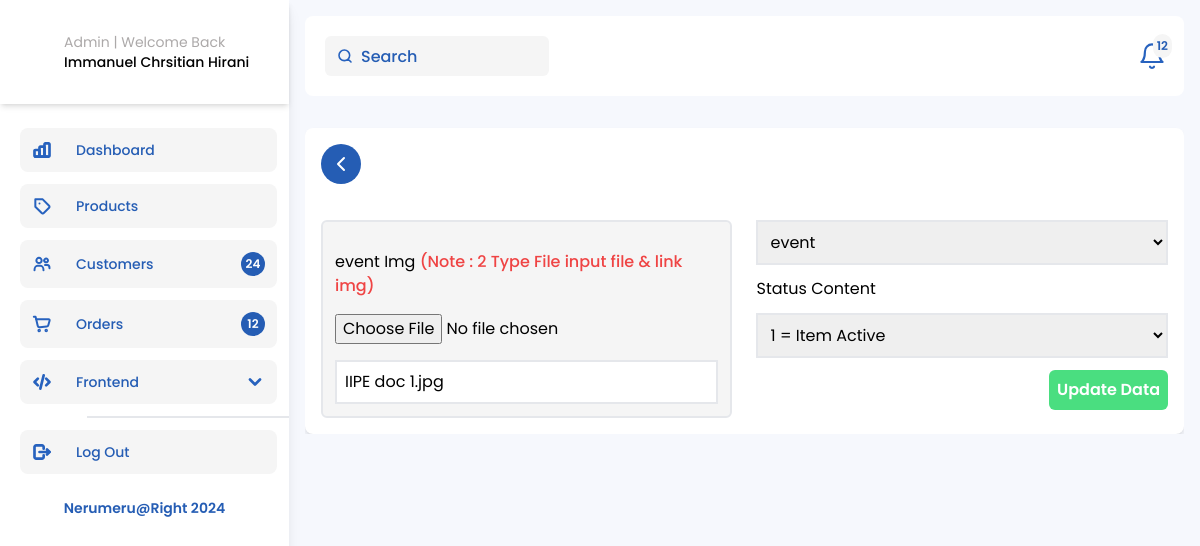
The page /Admin-event-UpdateData.php?event_id=6 on the database its author committed.
### tables this page shows
CREATE TABLE `neru_event` (
  `event_id` int(11) NOT NULL,
  `event_type` varchar(50) NOT NULL,
  `event_img` varchar(100) NOT NULL,
  `status` int(1) NOT NULL,
  `insert_date` datetime NOT NULL DEFAULT current_timestamp(),
  `lastUpdate_date` datetime NOT NULL DEFAULT current_timestamp()
);

### function.php (called while the page is built, shortened)
<?php
$conn = mysqli_connect('localhost', 'root', '', 'nerumeru');
function query($query)
{
    global $conn;
    $result = mysqli_query($conn, $query);
    $rows = [];
    foreach ($result as $row) {
        $rows[] = $row;
    }
    return $rows;
}

### Admin-event-UpdateData.php (the view, shortened to what this page needs)
<?php
require "function.php";
$id = $_GET["event_id"];
$event = query("SELECT * FROM neru_event WHERE event_id = $id")[0];
?>
<!doctype html>
<html lang="en">
<head>
    <link rel="stylesheet" href="css/output.css" />
    <link rel="stylesheet" href="https://cdn.jsdelivr.net/npm/swiper@10/swiper-bundle.min.css" />
    <link rel="stylesheet" href="https://cdn.jsdelivr.net/npm/swiper@10/swiper-bundle.min.css" />
</head>
<body>
    <main class="my-0">
        <section class="admin relative h-screen overflow-hidden my-0">
            <div class="flex items-start justify-between">
                <?php include("sidebar.admin.php"); ?>
                <div class="flex flex-col gap-4 container">
                    <header class="z-40 flex items-center bg-white rounded-lg justify-between w-full h-20 px-5">
                        <div class="header-wrapper w-full flex items-center justify-between">
                            <span class="relative">
                                <input id="searchAdminNavbar" type="search" class="bg-white-neru px-3 rounded-md h-10 outline-none py-1 w-[224px] pl-9 xl:text-base md:text-sm text-xs" placeholder="Search" />
                            </span>
                            <div id="notifications" class="relative cursor-pointer">
                                <div class="badge absolute -right-2 -top-2 bg-white-neru rounded-full flex items-center justify-center p-1">
                                    <h6 class="text-xs text-blue-Neru font-semibold">12</h6>
                                </div>
                            </div>
                        </div>
                    </header>
                    <div class="max-h-screen w-full overflow-y-auto">
                        <div class="container bg-white rounded-lg shadow-md 3xl:h-[760px] 2xl:h-[550px] flex flex-col gap-3 overflow-y-auto mt-4">
                            <div class="WrapperBack mb-6 w-fit">
                                <a href="Admin-Blog.php" class="bg-blue-Neru w-fit text-white px-2 rounded-full py-2 cursor-pointer font-semibold text-base flex items-center gap-3">
                                    <svg xmlns="http://www.w3.org/2000/svg" class="icon icon-tabler icon-tabler-chevron-left" width="24" height="24" viewBox="0 0 24 24" stroke-width="2" stroke="currentColor" fill="none" stroke-linecap="round" stroke-linejoin="round">
                                        <path stroke="none" d="M0 0h24v24H0z" fill="none" />
                                        <path d="M15 6l-6 6l6 6" />
                                    </svg>
                                </a>
                            </div>
                            <form class="w-full" action="" method="post" enctype="multipart/form-data">
                                <div class="grid grid-cols-2 gap-6">
                                    <div class="flex flex-col w-full gap-3">
                                        <div class="w-full flex flex-col gap-4  bg-white-neru rounded-md border-2 p-3">
                                            <label for="">event Img <span class="text-red-500 font-medium">(Note : 2 Type File input file & link img)</span> </label>
                                            <input type="file" name="gambar">
                                            <input class="w-full p-2 outline-none border-2" type="text" name="event_img" value="<?= $event["event_img"] ?>" />
                                        </div>
                                    </div>
                                    <div class="flex flex-col w-full gap-3">
                                        <select name="event_type" class="w-full p-2 outline-none border-2" name="status" id="status">
                                            <option value="<?= $event["event_type"] ?>"><?= $event["event_type"] ?></option>
                                        </select>
                                        <label for="">Status Content</label>
                                        <select class="w-full p-2 outline-none border-2" name="status" id="status">
                                            <option> <?= $event["status"] ?>
                                                <?php if ($event["status"] === "1") : ?>
                                                    <?= "= Item Active" ?>
                                                <?php else : ?>
                                                    <?= "= Item Non-Active" ?>
                                                <?php endif; ?>
                                            </option>
                                        </select>
                                        <button type="submit" name="submit" class="bg-green-400 p-2 rounded-md text-white font-semibold w-fit self-end">Update Data</button>
                                    </div>
                                </div>
                            </form>
                        </div>
                    </div>
                </div>
            </div>
        </section>
    </main>
</body>
</html>

### rows shown on the page
neru_event: event_img "IIPE doc 1.jpg", event_type "event", status "1 = Item Active"
